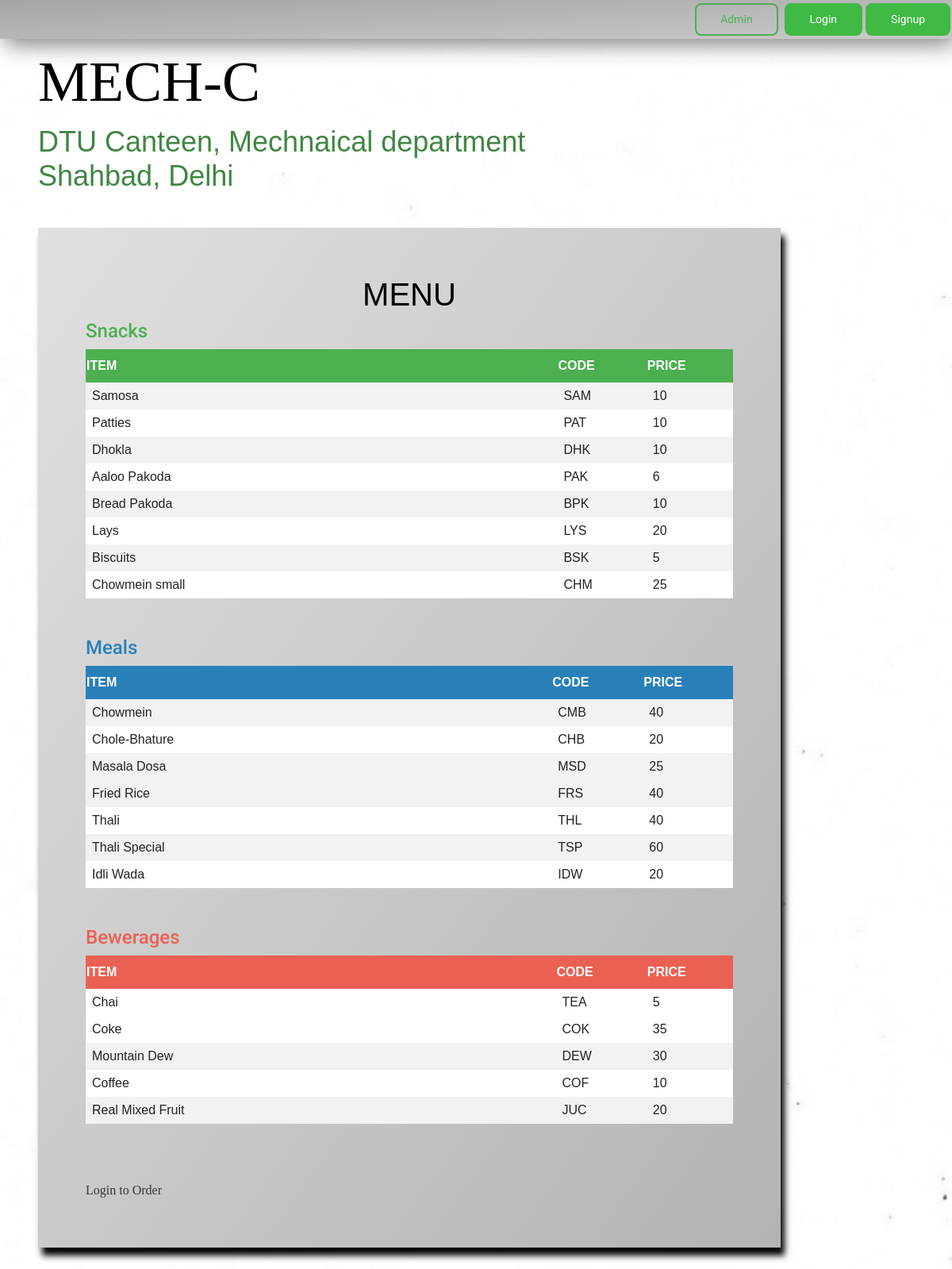
The page / on the database its author committed.
### hello/models.py (models this page shows, shortened)
class menu(models.Model):
    item= models.CharField(max_length = 64)
    code = models.CharField(max_length = 3)
    price = models.IntegerField()
    category = models.CharField(max_length=4,default='meal')

### hello/views.py (the view)
# urls.py: path("",views.index,name="index"),
def index(request):
    context ={
        "temp": menu.objects.all()
    }
    return render(request, "hello/index.html",context)

### hello/templates/hello/index.html (shortened to what this page needs)
{% extends "hello/layout.html" %}
{% block body %}
<div class="layout-foreground">
    <div id="blurred-image-container">
    </div>
    <div id="auth">
        <a href="{% url 'admin:index' %}"><button class="buttonB">Admin</button></a>
        <button type="button" class="buttonA" data-toggle="modal" data-target="#loginModal">Login
        <a href="{% url 'signup_page' %}"> <button type="button" class="buttonA">Signup</button></a>
    </div>
    <div class="top-heading">
        MECH-C
        <h3 id="topp">DTU Canteen, Mechnaical department<br>Shahbad, Delhi<h3>
    </div>
    <div class="content">
        <h1 style="text-align: center; color:black">MENU</h1>
            <h4 style="color: #4CAF50;">Snacks</h4>
            <table id="table1">
            <tr id="table_first">
                <th>ITEM</th>
                <th></th><th></th><th></th><th></th><th></th><th></th><th></th><th></th><th></th>
                <th>CODE</th>
                <th>PRICE</th>
            </tr>
            {% for gg in temp %}
            <tr>
                {% if gg.category == "snax" %}
                <td>{{gg.item}}</td>
                <td></td><td></td><td></td><td></td><td></td><td></td><td></td><td></td><td></td>
                <td>{{ gg.code }}</td>
                <td>{{ gg.price }}</td>
                {% endif %}
            </tr>
            {% endfor %}
            </table>
            <br><br>
            <h4 style="color: #2980b9;">Meals</h4>
            <table id="table2">
                <tr id="table_second">
                    <th>ITEM</th>
                    <th></th><th></th><th></th><th></th><th></th><th></th><th></th><th></th><th></th>
                    <th>CODE</th>
                    <th>PRICE</th>
                </tr>
                {% for gg in temp %}
                <tr>
                    {% if gg.category == "meal" %}
                    <td>{{gg.item}}</td>
                    <td></td><td></td><td></td><td></td><td></td><td></td><td></td><td></td><td></td>
                    <td>{{ gg.code }}</td>
                    <td>{{ gg.price }}</td>
                    {% endif %}
                </tr>
                {% endfor %}
                </table>
            <br><br>
            <h4 style="color:#ea6153;">Bewerages</h4>
            <table id="table3">
                <tr id="table_third">
                    <th>ITEM</th>
                    <th></th><th></th><th></th><th></th><th></th><th></th><th></th><th></th><th></th>
                    <th>CODE</th>
                    <th>PRICE</th>
                </tr>
                {% for gg in temp %}
                <tr>
                    {% if gg.category == "bewg" %}
                    <td>{{gg.item}}</td>
                    <td></td><td></td><td></td><td></td><td></td><td></td><td></td><td></td><td></td>
                    <td>{{ gg.code }}</td>
                    <td>{{ gg.price }}</td>
                    {% endif %}
                </tr>
                {% endfor %}
            </table>
            <br><br><br>
            <span style="font-size:medium; text-align:center; font-family:monspace; color: rgb(54, 54, 54); ">Login to Order</span>
    </div>
</div>
 {% endblock %}

### hello/static/css/main.css (style rules this page uses)
body { margin: 0; padding: 0; background: #DDD; font-size: 16px; color: #222; font-family: 'Roboto', sans-serif; font-weight: 300; }
h1 { font-family: Arial, Helvetica, sans-serif; }

### hello/static/css/index.css (style rules this page uses)
body { margin: 0; padding: 0; align-items: center; align-content: center; height: 100%; }
html { height: 100%; }
#blurred-image-container { display:block; padding:0; position:fixed; top:0; bottom:0; left:0; right:0; z-index:-1; align-items: center; align-content: center; }
#auth { background-color: none; background-image: linear-gradient(to bottom right, rgb(165, 165, 165), rgba(156, 156, 156, 0.548)); align-content: center; text-align: right; width: 100%; border:solid forestgreen 0px; opacity: 1; box-shadow: 5px 7px 29px gray; }
.top-heading { text-align: left; font-size: 6vw; color: black; font-family:Georgia, 'Times New Roman', Times, serif; font-weight: bolder; margin-left: 4%; margin-right: 18%; margin-bottom: 7%; border: 0px solid black; }
#topp { text-align: left; font-size: 3vw; color: #3f8642; font-family:Arial, Helvetica, sans-serif, 'Times New Roman', Times, serif; }
.content { width: auto; background-color: gray; background-image: linear-gradient(to bottom right, rgb(224, 224, 224), rgb(179, 179, 179)); padding:5% 5%; color:red; margin-left: 4%; margin-right: 18%; margin-top: 5%; border: 0px solid; box-shadow: 5px 10px 8px black; position:relative; bottom:40px; }
#table1 th, #table2 th, #table3 th { padding-top: 12px; padding-bottom: 12px; text-align: left; background-color: #4CAF50; color: white; }
#table1, #table2, #table3 { font-family: Arial, Helvetica, sans-serif; border-collapse: collapse; width: 100%; background-color: white; }
#table1 td, #table2 td, #table3 td { border: 0px solid #ddd; padding: 8px; text-align: left; }
#table1 tr:nth-child(even), #table2 tr:nth-child(even), #table3 tr:nth-child(even) { background-color: #f2f2f2; }
#table1 th, #table2 th, #table3 th { padding-top: 12px; padding-bottom: 12px; text-align:left; background-color: #4CAF50; color: white; }
#table1 th { background-color: #4CAF50; }
#table2 th { background-color: #2980b9; }
#table3 th { background-color: #ea6153; }
.buttonA { padding: 8px 30px; text-align: center; text-decoration: none; display: inline-block; font-size: 14px; margin: 4px 2px; border-radius: 8px; cursor: pointer; transition-duration: 0.3s; background-color: #41b945; color: white; border: 2px solid #41b945; }
.buttonB { padding: 8px 30px; text-align: center; text-decoration: none; display: inline-block; font-size: 14; margin: 4px 2px; border-radius: 8px; cursor: pointer; transition-duration: 0.3s; background: none; color: #4CAF50; border: 2px solid #4CAF50; }

### rows shown on the page
menu: item "Samosa", code "SAM", price "10"
menu: item "Patties", code "PAT", price "10"
menu: item "Dhokla", code "DHK", price "10"
menu: item "Aaloo Pakoda", code "PAK", price "6"
menu: item "Bread Pakoda", code "BPK", price "10"
menu: item "Lays", code "LYS", price "20"
menu: item "Biscuits", code "BSK", price "5"
menu: item "Chowmein small", code "CHM", price "25"
menu: item "Chowmein", code "CMB", price "40"
menu: item "Chole-Bhature", code "CHB", price "20"
menu: item "Masala Dosa", code "MSD", price "25"
menu: item "Fried Rice", code "FRS", price "40"
menu: item "Thali", code "THL", price "40"
menu: item "Thali Special", code "TSP", price "60"
menu: item "Idli Wada", code "IDW", price "20"
menu: item "Chai", code "TEA", price "5"
menu: item "Coke", code "COK", price "35"
menu: item "Mountain Dew", code "DEW", price "30"
menu: item "Coffee", code "COF", price "10"
menu: item "Real Mixed Fruit", code "JUC", price "20"
